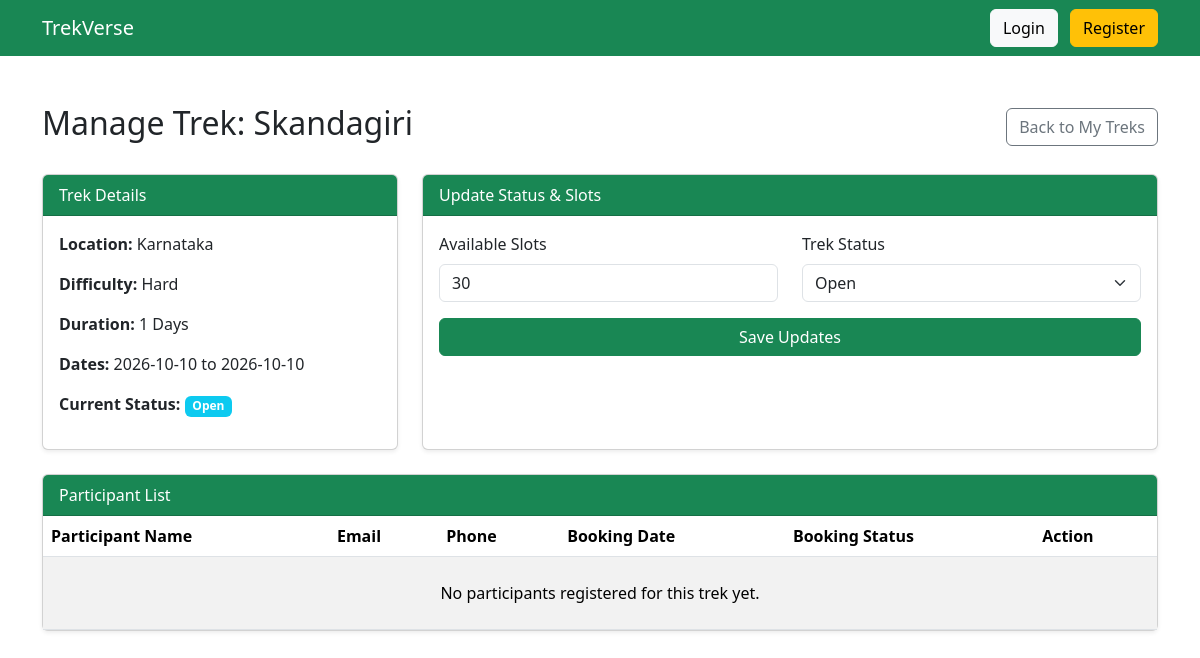
Screenshot of /staff/staff_treks/1 (signed in) with the database file from the repository.
### models.py (models this page shows)
class Trek(db.Model):
    __tablename__ = "treks"
    id = db.Column(db.Integer, primary_key=True)
    name = db.Column(db.String(100), nullable=False)
    location = db.Column(db.String(100), nullable=False)
    difficulty = db.Column(db.String(20), nullable=False)
    duration = db.Column(db.Integer, nullable=False)
    available_slots = db.Column(db.Integer, nullable=False)
    status = db.Column(db.String(20), default="Pending")
    start_date = db.Column(db.Date)
    end_date = db.Column(db.Date)
    description = db.Column(db.Text)
    staff_id = db.Column(
        db.Integer,
        db.ForeignKey("users.id")
    )
    created_at = db.Column(
        db.DateTime,
        default=datetime.utcnow
    )
    bookings = db.relationship(
        "Booking",
        backref="trek",
        lazy=True
    )

### routes.py (the view)
    @app.route("/staff/staff_treks/<int:trek_id>", methods=["GET", "POST"])
    def staff_manage_trek(trek_id):
        if "user_id" not in session or session["role"] != "staff":
            return "Access Denied"
        trek = Trek.query.get_or_404(trek_id)
        if trek.staff_id != session["user_id"]:
            return "Access Denied"
        msg = None
        if request.method == "POST":
            trek.available_slots = int(request.form["available_slots"])
            trek.status = request.form["status"]
            db.session.commit()
            msg = "Trek status and slots updated successfully!"
        bookings = Booking.query.filter_by(trek_id=trek.id).order_by(Booking.booking_date.desc()).all()
        return render_template("staff/manage_trek.html", trek=trek, bookings=bookings, msg=msg)

### templates/staff/manage_trek.html (shortened to what this page needs)
{% extends "base.html" %}
{% block content %}
<div class="d-flex justify-content-between align-items-center mb-4">
    <h2>Manage Trek: {{ trek.name }}</h2>
    <a href="/staff/staff_treks" class="btn btn-outline-secondary">Back to My Treks</a>
</div>
<div class="row g-4 mb-4">
    <div class="col-md-4">
        <div class="card shadow-sm h-100">
            <div class="card-header bg-success text-white">Trek Details</div>
            <div class="card-body">
                <p><strong>Location:</strong> {{ trek.location }}</p>
                <p><strong>Difficulty:</strong> {{ trek.difficulty }}</p>
                <p><strong>Duration:</strong> {{ trek.duration }} Days</p>
                <p><strong>Dates:</strong> {{ trek.start_date.strftime('%Y-%m-%d') if trek.start_date else 'N/A' }} to {{ trek.end_date.strftime('%Y-%m-%d') if trek.end_date else 'N/A' }}</p>
                <p><strong>Current Status:</strong> <span class="badge bg-info">{{ trek.status }}</span></p>
            </div>
        </div>
    </div>
    <div class="col-md-8">
        <div class="card shadow-sm h-100">
            <div class="card-header bg-success text-white">Update Status & Slots</div>
            <div class="card-body">
                <form method="POST">
                    <div class="row">
                        <div class="col-md-6 mb-3">
                            <label class="form-label">Available Slots</label>
                            <input type="number" name="available_slots" class="form-control" min="0" value="{{ trek.available_slots }}" required>
                        </div>
                        <div class="col-md-6 mb-3">
                            <label class="form-label">Trek Status</label>
                            <select name="status" class="form-select">
                                <option value="Open" {% if trek.status == 'Open' %}selected{% endif %}>Open</option>
                            </select>
                        </div>
                    </div>
                    <button type="submit" class="btn btn-success w-100">Save Updates</button>
                </form>
            </div>
        </div>
    </div>
</div>
<div class="card shadow-sm">
    <div class="card-header bg-success text-white">Participant List</div>
    <div class="card-body p-0">
        <table class="table table-striped table-hover mb-0">
            <thead>
                <tr>
                    <th>Participant Name</th>
                    <th>Email</th>
                    <th>Phone</th>
                    <th>Booking Date</th>
                    <th>Booking Status</th>
                    <th>Action</th>
                </tr>
            </thead>
            <tbody>
                {% for booking in bookings %}
                <tr>
                    <td>{{ booking.user.name }}</td>
                    <td>{{ booking.user.email }}</td>
                    <td>{{ booking.user.phone or 'N/A' }}</td>
                    <td>{{ booking.booking_date.strftime('%Y-%m-%d %H:%M') }}</td>
                    <td>
                        <span class="badge {% if booking.status == 'Booked' %}bg-primary{% elif booking.status == 'Completed' %}bg-success{% else %}bg-danger{% endif %}">
                            {{ booking.status }}
                        </span>
                    </td>
                    <td>
                        {% if booking.status == 'Booked' %}
                        <form action="/staff/staff_treks/{{ trek.id }}/participants/{{ booking.id }}/cancel" method="POST" class="d-inline" onsubmit="return confirm('Are you sure you want to cancel this user\'s booking?');">
                            <button type="submit" class="btn btn-sm btn-danger">Cancel Booking</button>
                        </form>
                        {% else %}
                        <span class="text-muted">None</span>
                        {% endif %}
                    </td>
                </tr>
                {% else %}
                <tr>
                    <td colspan="6" class="text-center py-4">No participants registered for this trek yet.</td>
                </tr>
                {% endfor %}
            </tbody>
        </table>
    </div>
</div>
{% endblock %}

### rows the page displays
Trek: name "Skandagiri", location "Karnataka", difficulty "Hard", duration "1", start_date "2026-10-10", end_date "2026-10-10", status "Open", available_slots "30"
